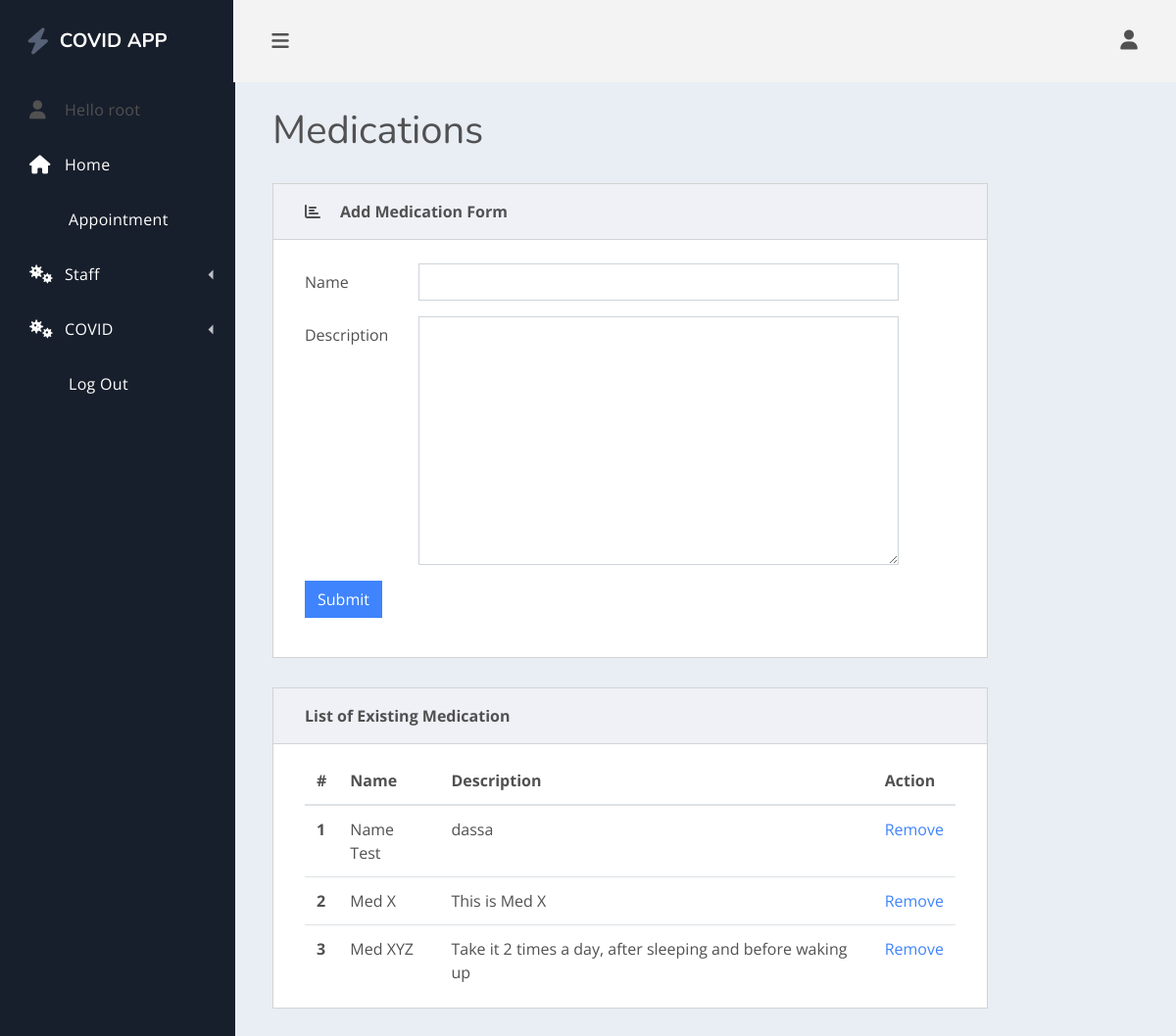
The app's page /medication/ (signed in), older data.
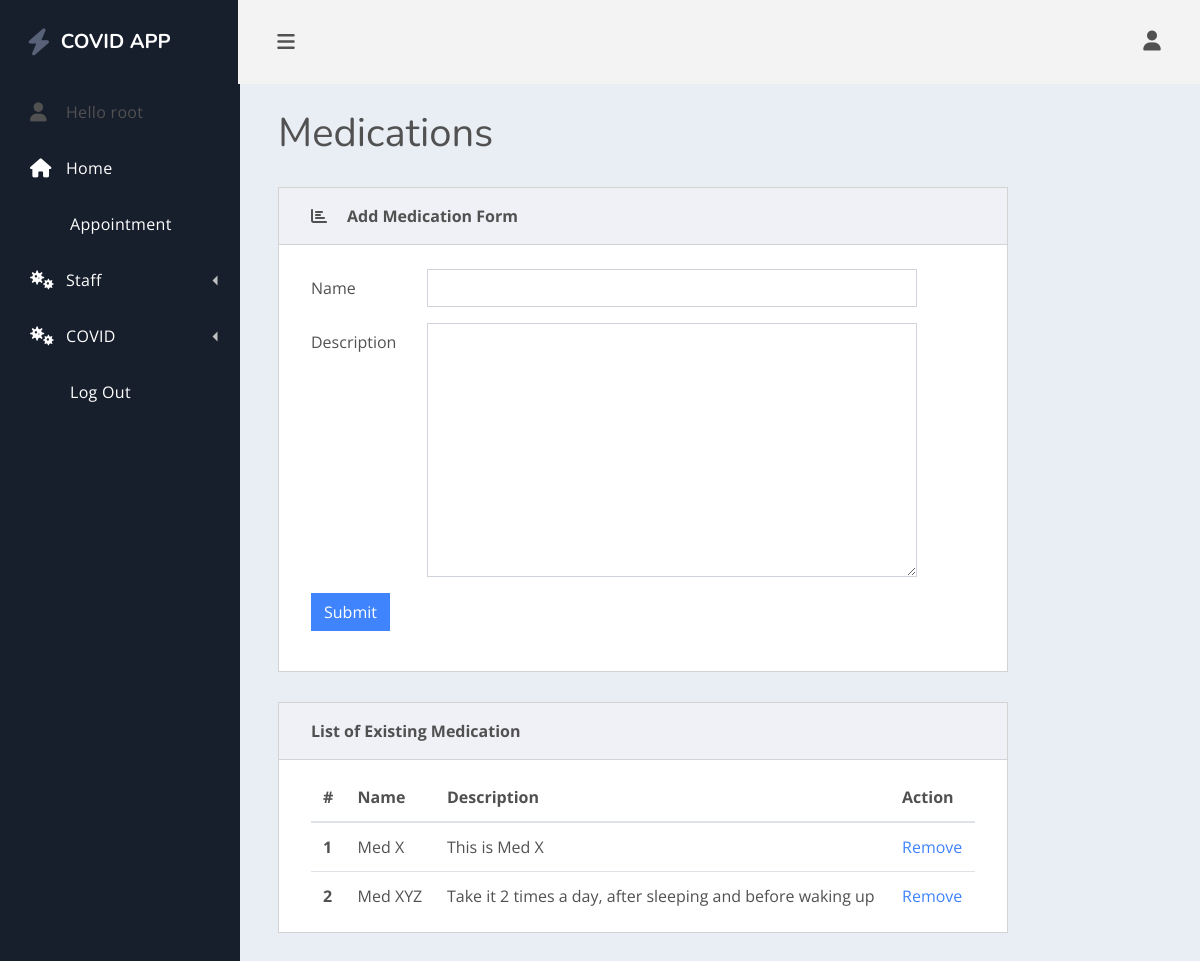
The same page, newer data.
### healthcare/models.py (models this page shows, shortened)
class Medication(models.Model):
    name =  models.CharField(max_length= 200, null= True)
    description =  models.TextField()

### healthcare/decorators.py (the view)
    def wrapper_function(request, *args, **kwargs):
        group = None
        if request.user.groups.exists():
            group = request.user.groups.all()[0].name
        if group == 'patient':
            messages.warning(request, 'Your are Redirected as you are not authorized to view the requested page ')
            return redirect('home')
        if group == 'staff':
            return view_func(request, *args, **kwargs)

### healthcare/forms.py
class MedicationForm(ModelForm):
    class Meta:
        model = Medication
        fields = '__all__'

### healthcare/templatetags/myfilters.py (called while the page is built)
@register.filter(name='addclass')
def addclass(value, arg):
    return value.as_widget(attrs={'class': arg})

### healthcare/views.py (called while the page is built)
@staff_only
def editMedication(request):
    form = MedicationForm()
    medications = Medication.objects.all()
    if request.method == 'POST':
        form = MedicationForm(request.POST)
        if form.is_valid():
            form.save()
            return redirect('medication')
    context = {'form': form, 'medications': medications}
    return render(request, 'healthcare/editMedication.html', context)

### healthcare/templates/healthcare/editMedication.html (shortened to what this page needs)
{% extends 'healthcare/main.html' %}
{% block content %}
    {% load myfilters %}
    <main class="dash-content">
        <div class="container-fluid">
            <h1 class="dash-title">Medications</h1>
            <div class="row">
                <div class="col-xl-10">
                    <div class="card spur-card">
                        <div class="card-header">
                            <div class="spur-card-icon">
                                <i class="fas fa-chart-bar"></i>
                            </div>
                            <div class="spur-card-title"> Add Medication Form </div>
                        </div>
                        <div class="card-body ">
                            <form method="POST" action="">
                                {%  for field  in form %}
                                    <div class="form-group row">
                                        <label class="col-sm-2 col-form-label">{{ field.label }}</label>
                                        <div class="col-sm-9">
                                            {{ field |addclass:'form-control' }}
                                        </div>
                                    </div>
                                {% endfor %}
                                <div class="form-group row">
                                    <div class="col-sm-9">
                                        <button type="submit" class="btn btn-primary">Submit</button>
                                    </div>
                                </div>
                            </form>
                        </div>
                    </div>
                    <div class="card spur-card">
                        <div class="card-header">
                            <div class="spur-card-title">List of Existing Medication</div>
                        </div>
                        <div class="card-body ">
                            <table class="table table-hover table-in-card">
                                <thead>
                                <tr>
                                    <th scope="col">#</th>
                                    <th scope="col">Name</th>
                                    <th scope="col">Description</th>
                                    <th scope="col">Action</th>
                                </tr>
                                </thead>
                                <tbody>
                                {% for medication in medications %}
                                    <tr>
                                        <th scope="row"> {{ forloop.counter }}</th>
                                        <td>{{ medication.name }}</td>
                                        <td>
                                            {{ medication.description }}
                                        </td>
                                        <td>
                                            <a href=" {% url 'deletemedication' medication.id %}">Remove</a>
                                        </td>
                                    </tr>
                                {% endfor %}
                                </tbody>
                            </table>
                        </div>
                    </div>
                </div>
            </div>
        </div>
    </main>
{% endblock %}

Row changes from the older to the newer data that the page shows:
removed Medication: name "Name Test", description "dassa"
